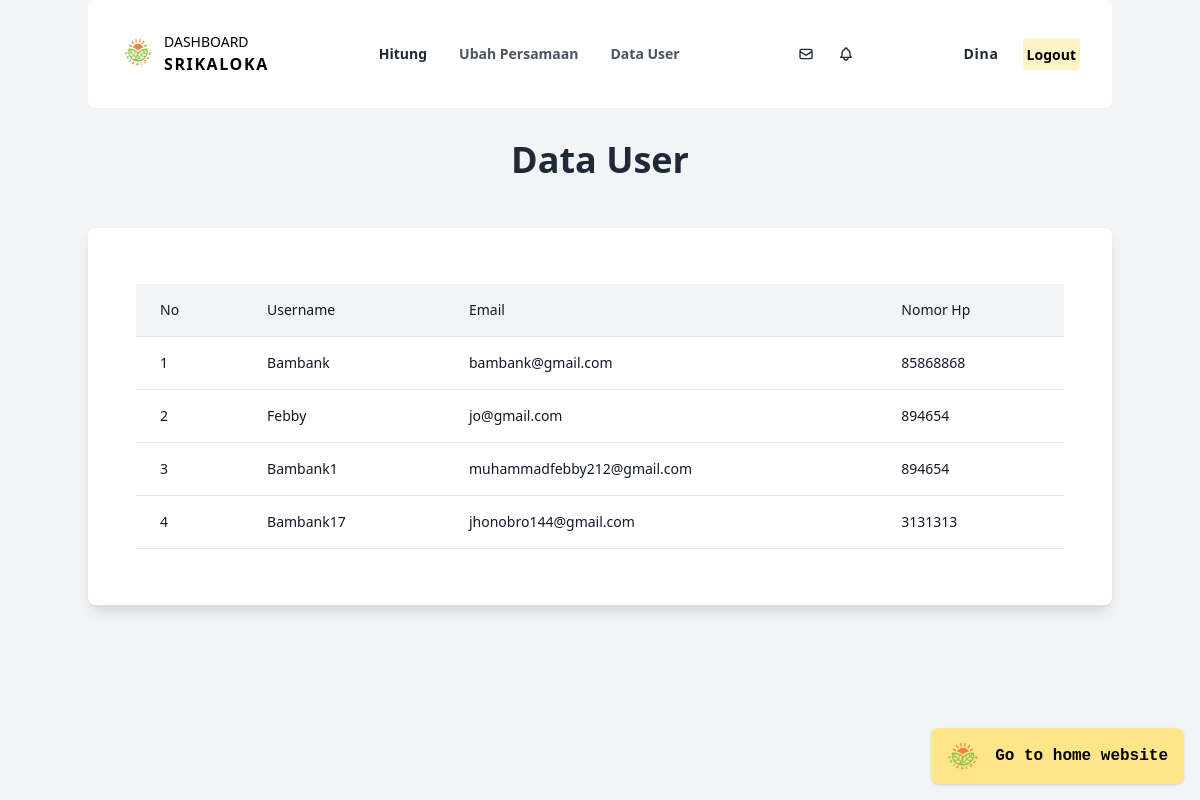
The page /datauser.php on the database its author committed.
### tables this page shows
CREATE TABLE `regis` (
  `id_user` int(3) NOT NULL,
  `username` varchar(35) NOT NULL,
  `email` varchar(35) NOT NULL,
  `no_hp` int(13) NOT NULL,
  `password` varchar(35) NOT NULL
);

### datauser.php (the view, shortened to what this page needs)
<!DOCTYPE html>
<html lang="en">
<head>
    <link href="https://unpkg.com/tailwindcss@^2/dist/tailwind.min.css" rel="stylesheet">
</head>
<body class="relative antialiased bg-gray-100">
    <div class="fixed bottom-4 right-4 xl:right-20">
        <a href="index.php" target="_blank" class="transform duration-500 ease-in-out animate-bounce bg-yellow-200 px-4 py-3 font-mono font-semibold rounded-lg shadow hover:shadow-xl flex justify-between items-center gap-4">
            <img class="w-8 h-8 rounded" src="src/img/logo-nobg.png" alt="Logo Srikaloka">
            Go to home website
        </a>
    </div>
    <nav class="p-4 md:py-8 xl:px-0 md:container md:mx-w-6xl md:mx-auto bg-white rounded-lg">
        <div class="hidden lg:flex lg:justify-between lg:items-center">
            <a href="admhome.php" class="flex items-start gap-2 group ml-4">
                <div class="bg-grey-100 text-white p-1 rounded-md group-hover:bg-yellow-300">
                    <img src="src/img/logo-nobg.png" alt="logo Srikaloka" class="w-7 h-8">
                </div>
                <p class="text-sm font-light uppercase">
                    Dashboard
                    <span class="text-base block font-bold tracking-widest">
                        Srikaloka
                    </span>
                </p>
            </a>
            <ul class="flex items-center space-x-4 text-sm font-semibold">
                <li><a href="admhitung.php" class="px-2 xl:px-4 py-2 text-gray-800 rounded-md hover:bg-yellow-400">Hitung</a></li>
                <li><a href="admubah.php" class="px-2 xl:px-4 py-2 text-gray-600 rounded-md hover:bg-yellow-400">Ubah Persamaan</a></li>
                <li><a href="datauser.php" class="px-2 xl:px-4 py-2 text-gray-600 rounded-md hover:bg-yellow-400">Data User</a></li>
            </ul>
            <ul class="flex space-x-2 xl:space-x-4 text-sm font-semibold">
                <li>
                    <a href="#">
                        <div class="p-2 rounded hover:bg-yellow-400">
                        </div>
                    </a>
                </li>
                <li>
                    <a href="#">
                        <div class="p-2 rounded hover:bg-yellow-400">
                        </div>
                    </a>
                </li>
            </ul>
            <ul class="flex items-center gap-6">
                <li>
                    <?php
                    include "db.php";
                    $sql = "SELECT * FROM admin";
                    $result = mysqli_query($con, $sql);
                    $row = mysqli_fetch_array($result)
                    ?>
                    <p class="text-sm font-sans text-gray-800 font-semibold tracking-wider capitalize">
                        <?php echo $row['username']; ?>
                    </p>
                </li>
                <li>
                    <a href="#">
                        <div class="p-1 rounded bg-yellow-100 mr-4 hover:bg-yellow-400">
                            <a href="adlogin.php" class="font-sans text-sm font-semibold">Logout</a>
                        </div>
                    </a>
                </li>
            </ul>
        </div>
    </nav>
    <h2 class="text-4xl font-bold text-center text-gray-800 mb-8 mt-8">
        Data User
    </h2>
    <section class="mt-12 mb-12 lg:mb-0 md:container md:mx-auto block rounded-lg shadow-lg bg-white px-6 py-12 md:px-12">
            <div class="flex flex-col">
                <div class="overflow-x-auto sm:-mx-6 lg:-mx-8">
                    <div class="py-2 inline-block min-w-full sm:px-6 lg:px-8">
                        <div class="overflow-hidden">
                            <table class="min-w-full">
                                <thead class="bg-gray-100 border-b">
                                    <tr>
                                        <th scope="col" class="text-sm font-medium text-gray-900 px-6 py-4 text-left">
                                            No
                                        </th>
                                        <th scope="col" class="text-sm font-medium text-gray-900 px-6 py-4 text-left">
                                            Username
                                        </th>
                                        <th scope="col" class="text-sm font-medium text-gray-900 px-6 py-4 text-left">
                                            Email
                                        </th>
                                        <th scope="col" class="text-sm font-medium text-gray-900 px-6 py-4 text-left">
                                            Nomor Hp
                                        </th>
                                    </tr>
                                </thead>
                                <?php
                                $no = 1;
                                include "db.php";
                                $sql = "SELECT * FROM regis";
                                $result = mysqli_query($con, $sql);
                                while ($row = mysqli_fetch_array($result)) {
                                ?>
                                    <tbody>
                                        <tr class="bg-white border-b">
                                            <td class="px-6 py-4 whitespace-nowrap text-sm font-medium text-gray-900"><?php echo $no++;?></td>
                                            <td class="text-sm text-gray-900 font-light px-6 py-4 whitespace-nowrap capitalize  ">
                                                <?php echo $row['username']; ?>
                                            </td>
                                            <td class="text-sm text-gray-900 font-light px-6 py-4 whitespace-nowrap">
                                                <?php echo $row['email']; ?>
                                            </td>
                                            <td class="text-sm text-gray-900 font-light px-6 py-4 whitespace-nowrap">
                                                <?php echo $row['no_hp']; ?>
                                            </td>
                                        </tr>
                                    </tbody>
                                <?php } ?>
                            </table>
                        </div>
                    </div>
                </div>
            </div>
        </section>
</body>
</html>

### rows shown on the page
regis: username "Bambank", email "bambank@gmail.com", no_hp "85868868"
regis: username "Febby", email "jo@gmail.com", no_hp "894654"
regis: username "Bambank1", email "muhammadfebby212@gmail.com", no_hp "894654"
regis: username "Bambank17", email "jhonobro144@gmail.com", no_hp "3131313"

### other values the page prints
$row['username'] "Dina"
